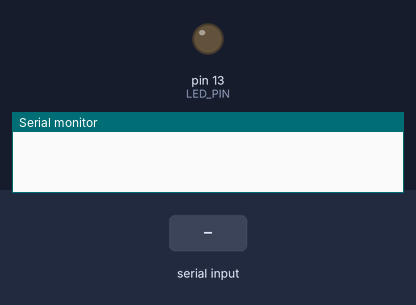
A sketch run on a simulated Arduino Uno, built with avr-gcc and run on an emulated ATmega328P. Shown: output pins drawn as LEDs (lit = HIGH), the last lines printed to the serial monitor. Inputs (shaded band) come from the test bench.

Above: at 1.2 s.
1.3 s: "1" received over Serial
At 2.2 s:
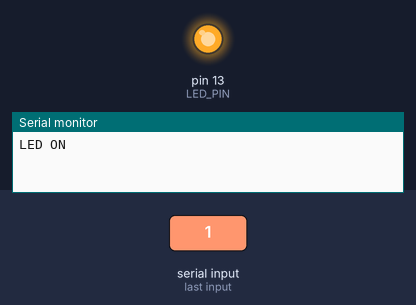
2.8 s: "2" received over Serial
At 3.3 s:
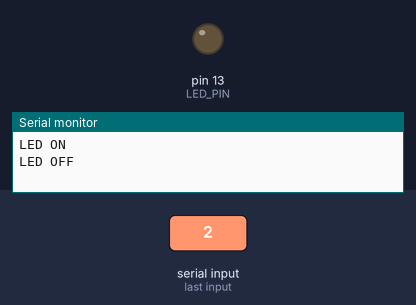
Timing chart, 0 to 5.8 s (numbered marks = the images above; inputs shaded):
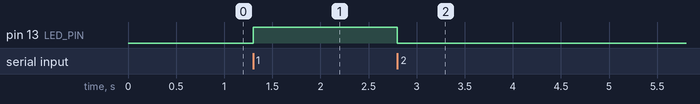

Measured:
- after the input at 1.3 s, pin 13 (LED_PIN): LOW → HIGH at once
- after the input at 2.8 s, pin 13 (LED_PIN): HIGH → LOW at once

The sketch:

Led_Switch.ino
```cpp
const unsigned int LED_PIN = 13;
const unsigned int BAUD_RATE = 9600;

void setup(){
  pinMode(LED_PIN,OUTPUT);
  Serial.begin(BAUD_RATE);
}

void loop(){
  if(Serial.available() > 0){
    int cmd = Serial.read();
    if(cmd=='1'){
      digitalWrite(LED_PIN,HIGH);
      Serial.println("LED ON");
    } else if (cmd=='2'){
      digitalWrite(LED_PIN,LOW);
      Serial.println("LED OFF");
    } else {
      Serial.print("Unknown command: ");
      Serial.println(cmd);
      Serial.println(cmd,DEC);
      Serial.println(cmd,HEX);
      Serial.println(cmd,OCT);
      Serial.println(cmd,BIN);
      Serial.write(byte(cmd));
    }
  }
}
```
